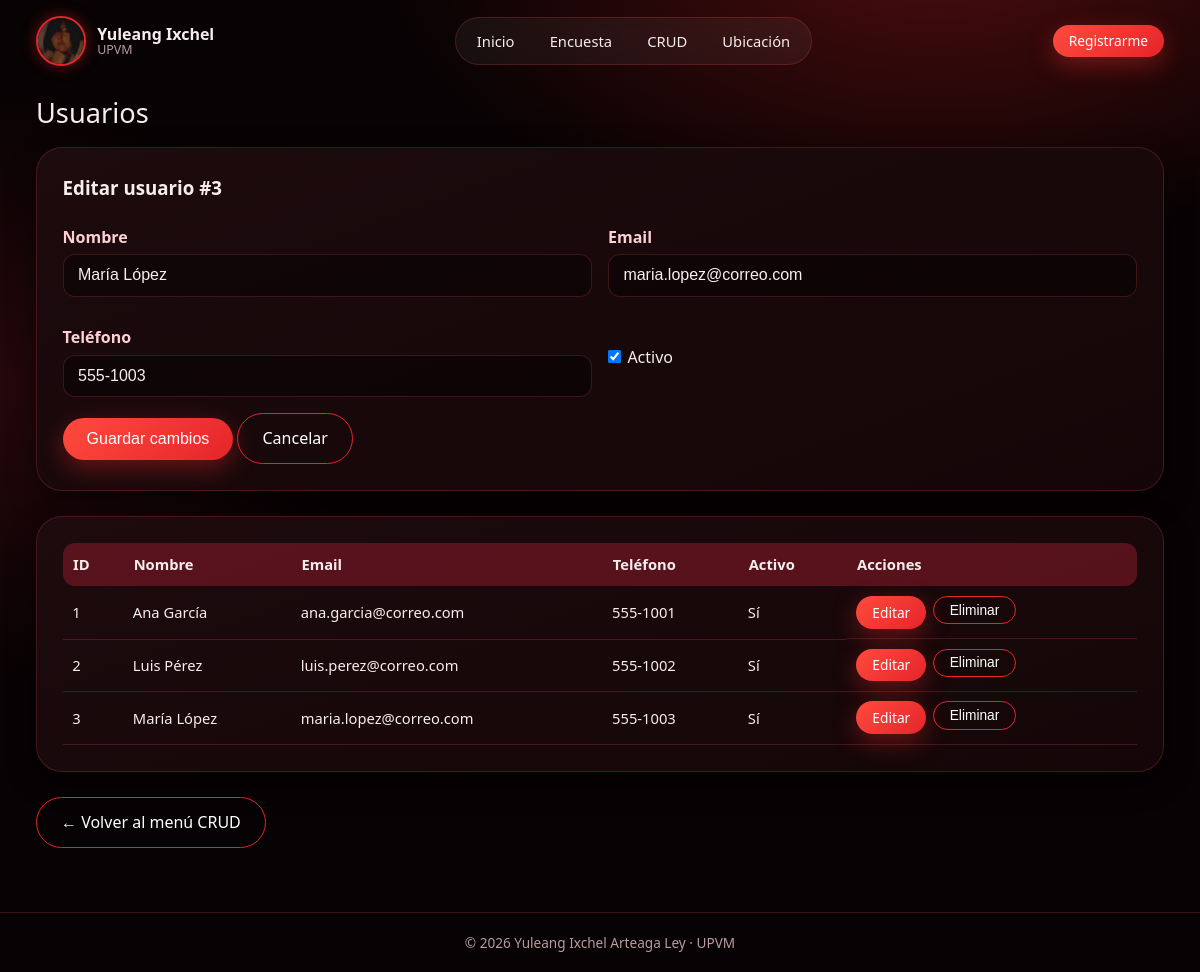
/crud/usuarios.php?editar=3, run on the app's committed database.
### tables this page shows
CREATE TABLE usuarios (
    id_usuario   INT          NOT NULL AUTO_INCREMENT,
    nombre       VARCHAR(100) NOT NULL,
    email        VARCHAR(150) NOT NULL UNIQUE,
    telefono     VARCHAR(20),
    activo       TINYINT(1)   NOT NULL DEFAULT 1,
    created_at   TIMESTAMP    NOT NULL DEFAULT CURRENT_TIMESTAMP,
    updated_at   TIMESTAMP    NOT NULL DEFAULT CURRENT_TIMESTAMP ON UPDATE CURRENT_TIMESTAMP,
    CONSTRAINT pk_usuarios PRIMARY KEY (id_usuario)
);

### config.php (called while the page is built, shortened)
<?php
function e($s): string { return htmlspecialchars((string)$s, ENT_QUOTES, 'UTF-8'); }

### crud/usuarios.php (the view, shortened to what this page needs)
<?php
require __DIR__ . '/../config.php';
$pdo = db(DB_SISTEMA); $msg = ''; $err = '';
$editar = null;
if (isset($_GET['editar'])) {
    $st = $pdo->prepare('SELECT * FROM usuarios WHERE id_usuario=?');
    $st->execute([(int)$_GET['editar']]);
    $editar = $st->fetch() ?: null;
}
$filas = $pdo->query('SELECT * FROM usuarios ORDER BY id_usuario')->fetchAll();
include __DIR__ . '/../includes/header.php';
?>
<h2>Usuarios</h2>
<section class="card">
  <h3><?= $editar ? 'Editar usuario #' . e($editar['id_usuario']) : 'Nuevo usuario' ?></h3>
  <form method="post">
    <div class="grid2">
      <div><label>Nombre</label><input type="text" name="nombre" required maxlength="100" value="<?= e($editar['nombre'] ?? '') ?>"></div>
      <div><label>Email</label><input type="email" name="email" required maxlength="150" value="<?= e($editar['email'] ?? '') ?>"></div>
      <div><label>Teléfono</label><input type="text" name="telefono" maxlength="20" value="<?= e($editar['telefono'] ?? '') ?>"></div>
      <?php if ($editar): ?>
      <div class="opciones"><label style="margin-top:2rem"><input type="checkbox" name="activo" <?= $editar['activo'] ? 'checked' : '' ?>> Activo</label></div>
      <?php endif; ?>
    </div>
    <p style="margin-top:1rem">
      <button class="btn" type="submit"><?= $editar ? 'Guardar cambios' : 'Crear usuario' ?></button>
      <?php if ($editar): ?><a class="btn sec" href="usuarios.php">Cancelar</a><?php endif; ?>
    </p>
  </form>
</section>
<section class="card tabla-wrap">
  <table>
    <tr><th>ID</th><th>Nombre</th><th>Email</th><th>Teléfono</th><th>Activo</th><th>Acciones</th></tr>
    <?php foreach ($filas as $f): ?>
    <tr>
      <td><?= e($f['id_usuario']) ?></td><td><?= e($f['nombre']) ?></td><td><?= e($f['email']) ?></td>
      <td><?= e($f['telefono']) ?></td><td><?= $f['activo'] ? 'Sí' : 'No' ?></td>
      <td class="acciones">
        <a class="btn chico" href="?editar=<?= $f['id_usuario'] ?>">Editar</a>
        <form method="post" onsubmit="return confirm('¿Eliminar este usuario?')">
          <button class="btn chico sec" type="submit">Eliminar</button>
        </form>
      </td>
    </tr>
    <?php endforeach; ?>
  </table>
</section>
<p><a class="btn sec" href="index.php">← Volver al menú CRUD</a></p>
<?php include __DIR__ . '/../includes/footer.php'; ?>

### assets/css/style.css (style rules this page uses)
:root { --bg:#070203; --panel:#140608; --panel2:#1d0b0e; --rojo:#ff2d2d; --rojo2:#e5252a; --vino:#8b1a2b; --texto:#f6eded; --suave:#b99ca0; --borde:rgba(255,85,85,.2); --ok:#2e7d52; }
* { box-sizing:border-box;margin:0;padding:0 }
html { scroll-behavior:smooth }
body { font-family:'Segoe UI',system-ui,Arial,sans-serif;color:var(--texto);min-height:100vh;display:flex;flex-direction:column;line-height:1.55; background:radial-gradient(900px 500px at 78% -6%,rgba(255,40,40,.28),transparent 62%), radial-gradient(700px 500px at -5% 40%,rgba(139,26,43,.25),transparent 60%),var(--bg) }
a { color:inherit }
.btn { display:inline-block;background:linear-gradient(135deg,#ff4a3d,var(--rojo2));color:#fff;border:none;padding:.75rem 1.5rem;border-radius:999px; font-size:1rem;cursor:pointer;text-decoration:none;transition:.2s;box-shadow:0 8px 24px rgba(255,45,45,.35) }
.btn.sec { background:transparent;border:1px solid var(--rojo2);box-shadow:none }
.btn.chico { padding:.35rem 1rem;font-size:.86rem }
h2 { font-weight:500;font-size:1.7rem;margin-bottom:.8rem }
h3 { margin-bottom:.6rem }
.card { background:linear-gradient(160deg,var(--panel2),var(--panel));border:1px solid var(--borde);border-radius:26px;padding:1.6rem;margin-bottom:1.6rem; box-shadow:0 10px 30px rgba(0,0,0,.45) }
label { display:block;margin:.8rem 0 .3rem;font-weight:600;color:#ffd0d3 }
input[type=text],input[type=email],input[type=number],input[type=file],select,textarea { width:100%;padding:.7rem .9rem;border-radius:12px;border:1px solid var(--borde);background:rgba(0,0,0,.4);color:var(--texto);font-size:1rem }
.opciones label { display:inline-flex;align-items:center;gap:.4rem;margin:.3rem 1rem .3rem 0;font-weight:400;color:var(--texto) }
.grid2 { display:grid;grid-template-columns:repeat(2,1fr);gap:1rem }
.tabla-wrap { overflow-x:auto }
table { width:100%;border-collapse:collapse;font-size:.92rem }
th { background:rgba(139,26,43,.55);text-align:left;padding:.65rem }
th:first-child { border-radius:12px 0 0 12px }
th:last-child { border-radius:0 12px 12px 0 }
td { padding:.6rem;border-bottom:1px solid var(--borde) }
.acciones { display:flex;gap:.4rem;flex-wrap:wrap }

### data on the page
usuarios: id_usuario "3", nombre "María López", email "maria.lopez@correo.com", telefono "555-1003", activo "☑", shows "Sí"
usuarios: id_usuario "1", nombre "Ana García", email "ana.garcia@correo.com", telefono "555-1001", activo "Sí"
usuarios: id_usuario "2", nombre "Luis Pérez", email "luis.perez@correo.com", telefono "555-1002", activo "Sí"
